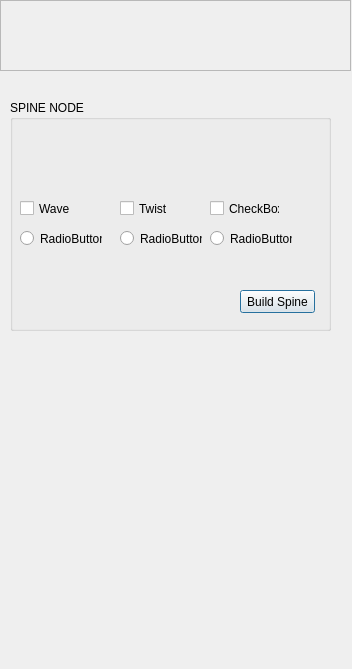
<?xml version="1.0" encoding="UTF-8"?>
<ui version="4.0">
 <class>autoRigUI</class>
 <widget class="QDialog" name="autoRigUI">
  <property name="geometry">
   <rect>
    <x>0</x>
    <y>0</y>
    <width>352</width>
    <height>669</height>
   </rect>
  </property>
  <property name="windowTitle">
   <string>AUTO RIG - ESPIRAL STUDIOS</string>
  </property>
  <widget class="QGroupBox" name="groupBox">
   <property name="geometry">
    <rect>
     <x>10</x>
     <y>100</y>
     <width>321</width>
     <height>231</height>
    </rect>
   </property>
   <property name="title">
    <string>SPINE NODE</string>
   </property>
   <widget class="QRadioButton" name="radioButton">
    <property name="geometry">
     <rect>
      <x>10</x>
      <y>130</y>
      <width>82</width>
      <height>17</height>
     </rect>
    </property>
    <property name="text">
     <string>RadioButton</string>
    </property>
   </widget>
   <widget class="QRadioButton" name="radioButton_2">
    <property name="geometry">
     <rect>
      <x>110</x>
      <y>130</y>
      <width>82</width>
      <height>17</height>
     </rect>
    </property>
    <property name="text">
     <string>RadioButton</string>
    </property>
   </widget>
   <widget class="QRadioButton" name="radioButton_3">
    <property name="geometry">
     <rect>
      <x>200</x>
      <y>130</y>
      <width>82</width>
      <height>17</height>
     </rect>
    </property>
    <property name="text">
     <string>RadioButton</string>
    </property>
   </widget>
   <widget class="QCheckBox" name="checkBox">
    <property name="geometry">
     <rect>
      <x>10</x>
      <y>100</y>
      <width>70</width>
      <height>17</height>
     </rect>
    </property>
    <property name="text">
     <string>Wave</string>
    </property>
   </widget>
   <widget class="QCheckBox" name="checkBox_2">
    <property name="geometry">
     <rect>
      <x>110</x>
      <y>100</y>
      <width>70</width>
      <height>17</height>
     </rect>
    </property>
    <property name="text">
     <string>Twist</string>
    </property>
   </widget>
   <widget class="QCheckBox" name="checkBox_3">
    <property name="geometry">
     <rect>
      <x>200</x>
      <y>100</y>
      <width>70</width>
      <height>17</height>
     </rect>
    </property>
    <property name="text">
     <string>CheckBox</string>
    </property>
   </widget>
   <widget class="QPushButton" name="pushButton">
    <property name="geometry">
     <rect>
      <x>230</x>
      <y>190</y>
      <width>75</width>
      <height>23</height>
     </rect>
    </property>
    <property name="text">
     <string>Build Spine</string>
    </property>
   </widget>
  </widget>
  <widget class="QFrame" name="LOGOESPIRAL">
   <property name="geometry">
    <rect>
     <x>0</x>
     <y>0</y>
     <width>351</width>
     <height>71</height>
    </rect>
   </property>
   <property name="autoFillBackground">
    <bool>false</bool>
   </property>
   <property name="frameShape">
    <enum>QFrame::StyledPanel</enum>
   </property>
   <property name="frameShadow">
    <enum>QFrame::Raised</enum>
   </property>
  </widget>
 </widget>
 <resources/>
 <connections/>
</ui>
